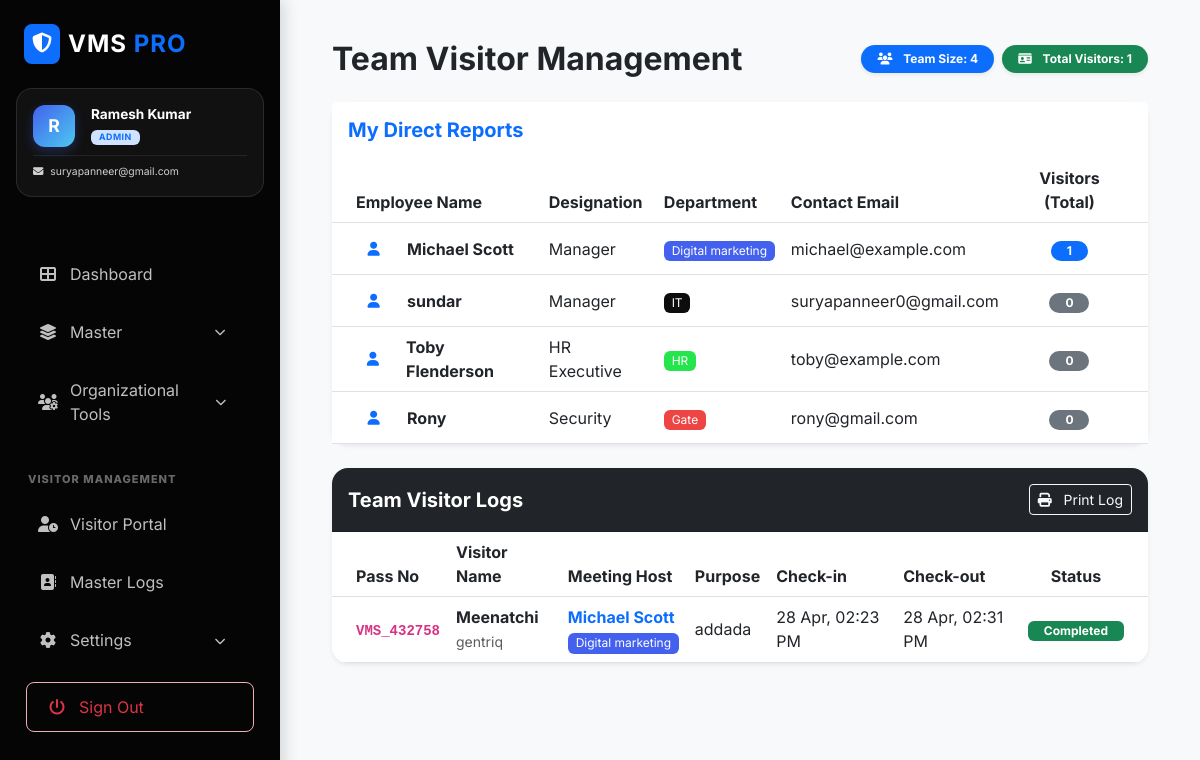
The page /team_visitors.php (signed in) on the database its author committed.
### tables this page shows
CREATE TABLE `users` (
  `id` int(11) NOT NULL,
  `full_name` varchar(100) NOT NULL,
  `email` varchar(150) NOT NULL,
  `password` varchar(255) NOT NULL,
  `contact_no` varchar(20) DEFAULT NULL,
  `designation` varchar(100) DEFAULT NULL,
  `department` varchar(100) DEFAULT NULL,
  `location` varchar(100) DEFAULT NULL,
  `role` varchar(50) DEFAULT 'employee',
  `reporting_manager` varchar(100) DEFAULT NULL,
  `status` enum('Active','Inactive') DEFAULT 'Active',
  `created_at` timestamp NULL DEFAULT current_timestamp()
);

CREATE TABLE `visitor_master` (
  `id` int(11) NOT NULL,
  `pass_no` varchar(50) DEFAULT NULL,
  `img_capture` longtext DEFAULT NULL,
  `person_to_meet` varchar(100) NOT NULL,
  `purpose` varchar(255) NOT NULL,
  `visitor_type` enum('Client','Vendor','Visitor') NOT NULL,
  `company_name` varchar(100) DEFAULT NULL,
  `location` varchar(100) DEFAULT NULL,
  `visitor_name` varchar(100) NOT NULL,
  `contact_no` varchar(15) NOT NULL,
  `email` varchar(100) DEFAULT NULL,
  `devices` text DEFAULT NULL,
  `id_type` varchar(50) DEFAULT NULL,
  `id_upload` varchar(255) DEFAULT NULL,
  `status` enum('Pending','Approved','Rejected') DEFAULT 'Pending',
  `in_time` datetime DEFAULT NULL,
  `out_time` datetime DEFAULT NULL,
  `created_at` timestamp NOT NULL DEFAULT current_timestamp(),
  `vehicle_type` varchar(50) DEFAULT NULL,
  `vehicle_number` varchar(50) DEFAULT NULL,
  `employee_id` int(11) DEFAULT NULL,
  `mobile_count` int(11) DEFAULT NULL,
  `charger_count` int(11) DEFAULT NULL,
  `disc_count` int(11) DEFAULT NULL,
  `laptop_count` int(11) DEFAULT NULL,
  `approval_status` tinyint(4) DEFAULT 0 COMMENT '0=Pending, 1=Approved, 2=Rejected,\r\n3= Schedule',
  `meeting_out_time` datetime DEFAULT NULL
);

### team_visitors.php (the view, shortened to what this page needs)
<?php
include("includes/config.php");
$user_id = $_SESSION['user_id'];
$stmt = $con->prepare("SELECT u.id, u.full_name, u.designation, u.department, u.email, d.dept_color
                       FROM users u
                       LEFT JOIN departments d ON u.department = d.dept_name
                       WHERE u.reporting_manager = ?");
$stmt->execute([$user_id]);
$team_members = $stmt->fetchAll();
$team_ids = array_column($team_members, 'id');
$visitors = [];
if (!empty($team_ids)) {
    $placeholders = str_repeat('?,', count($team_ids) - 1) . '?';
    $v_query = "SELECT v.*, u.full_name as host_name, u.department as host_dept, d.dept_color
                FROM visitor_master v
                JOIN users u ON v.employee_id = u.id
                LEFT JOIN departments d ON u.department = d.dept_name
                WHERE v.employee_id IN ($placeholders)
                ORDER BY v.created_at DESC";
    $v_stmt = $con->prepare($v_query);
    $v_stmt->execute($team_ids);
    $visitors = $v_stmt->fetchAll();
}
include("includes/header.php");
include("includes/sidebar.php");
?>
<div class="content">
    <div class="container-fluid content-animate">
        <div class="row mb-4">
            <div class="col-12 d-flex justify-content-between align-items-center">
                <h2 class="fw-bold text-dark mb-0">Team Visitor Management</h2>
                <div class="d-flex gap-2">
                    <span class="badge bg-primary px-3 py-2 rounded-pill shadow-sm">
                        <i class="fas fa-users me-2"></i> Team Size: <?= count($team_members) ?>
                    </span>
                    <span class="badge bg-success px-3 py-2 rounded-pill shadow-sm">
                        <i class="fas fa-id-card me-2"></i> Total Visitors: <?= count($visitors) ?>
                    </span>
                </div>
            </div>
        </div>
        <div class="card border-0 shadow-sm rounded-4 mb-4">
            <div class="card-header bg-white py-3 border-0">
                <h5 class="fw-bold mb-0 text-primary">My Direct Reports</h5>
            </div>
            <div class="card-body p-0">
                <div class="table-responsive">
                    <table class="table table-hover align-middle mb-0">
                        <thead class="bg-light">
                            <tr>
                                <th class="ps-4">Employee Name</th>
                                <th>Designation</th>
                                <th>Department</th>
                                <th>Contact Email</th>
                                <th class="text-center pe-4">Visitors (Total)</th>
                            </tr>
                        </thead>
                        <tbody>
                            <?php foreach ($team_members as $m):
                                $count = array_reduce($visitors, function($carry, $v) use ($m) {
                                    return $carry + ($v['employee_id'] == $m['id'] ? 1 : 0);
                                }, 0);
                            ?>
                            <tr>
                                <td class="ps-4">
                                    <div class="d-flex align-items-center">
                                        <div class="bg-soft-primary text-primary rounded-circle d-flex align-items-center justify-content-center me-3" style="width: 35px; height: 35px;">
                                            <i class="fas fa-user small"></i>
                                        </div>
                                        <span class="fw-bold"><?= htmlspecialchars($m['full_name']) ?></span>
                                    </div>
                                </td>
                                <td><?= htmlspecialchars($m['designation']) ?></td>
                                <td><span class="badge fw-normal" style="background: <?= !empty($m['dept_color']) ? $m['dept_color'] : '#f8f9fa' ?>; color: <?= !empty($m['dept_color']) ? '#fff' : '#212529' ?>;"><?= htmlspecialchars($m['department']) ?></span></td>
                                <td><?= htmlspecialchars($m['email']) ?></td>
                                <td class="text-center pe-4">
                                    <span class="badge <?= $count > 0 ? 'bg-primary' : 'bg-secondary' ?> rounded-pill px-3"><?= $count ?></span>
                                </td>
                            </tr>
                            <?php endforeach; ?>
                        </tbody>
                    </table>
                </div>
            </div>
        </div>
        <div class="card border-0 shadow-sm rounded-4 overflow-hidden">
            <div class="card-header bg-dark py-3 d-flex justify-content-between align-items-center">
                <h5 class="fw-bold mb-0 text-white">Team Visitor Logs</h5>
                <button class="btn btn-sm btn-outline-light" onclick="window.print()"><i class="fas fa-print me-2"></i> Print Log</button>
            </div>
            <div class="card-body p-0">
                <div class="table-responsive">
                    <table class="table table-hover align-middle mb-0">
                        <thead class="bg-light">
                            <tr>
                                <th class="ps-4">Pass No</th>
                                <th>Visitor Name</th>
                                <th>Meeting Host</th>
                                <th>Purpose</th>
                                <th>Check-in</th>
                                <th>Check-out</th>
                                <th class="text-center pe-4">Status</th>
                            </tr>
                        </thead>
                        <tbody>
                            <?php foreach ($visitors as $v): ?>
                            <tr>
                                <td class="ps-4"><code class="fw-bold"><?= htmlspecialchars($v['pass_no']) ?></code></td>
                                <td>
                                    <div class="fw-bold"><?= htmlspecialchars($v['visitor_name']) ?></div>
                                    <small class="text-muted"><?= htmlspecialchars($v['company_name']) ?></small>
                                </td>
                                <td>
                                    <div class="fw-bold text-primary"><?= htmlspecialchars($v['host_name']) ?></div>
                                    <span class="badge fw-normal small" style="background: <?= !empty($v['dept_color']) ? $v['dept_color'] : '#f8f9fa' ?>; color: <?= !empty($v['dept_color']) ? '#fff' : '#212529' ?>;"><?= htmlspecialchars($v['host_dept']) ?></span>
                                </td>
                                <td><?= htmlspecialchars($v['purpose']) ?></td>
                                <td><?= date("d M, h:i A", strtotime($v['in_time'])) ?></td>
                                <td><?= $v['out_time'] ? date("d M, h:i A", strtotime($v['out_time'])) : '<span class="text-danger small">In-Premise</span>' ?></td>
                                <td class="text-center pe-4">
                                    <?php
                                        $s = $v['approval_status'];
                                        $badge = 'bg-secondary';
                                        $text = 'Pending';
                                        if($s == 1) { $badge = 'bg-success'; $text = 'Completed'; }
                                        elseif($s == 2) { $badge = 'bg-danger'; $text = 'Rejected'; }
                                        elseif($s == 3) { $badge = 'bg-info text-white'; $text = 'Scheduled'; }
                                    ?>
                                    <span class="badge <?= $badge ?> px-3 py-1"><?= $text ?></span>
                                </td>
                            </tr>
                            <?php endforeach; ?>
                        </tbody>
                    </table>
                </div>
            </div>
        </div>
    </div>
</div>
<?php include("includes/footer.php"); ?>

### assets/css/style.css (style rules this page uses)
:root { --primary-color: #4361ee; --secondary-color: #3f37c9; --bg-color: #f8f9fa; --sidebar-bg: #000000; --card-shadow: 0 10px 30px rgba(0, 0, 0, 0.08); }
body { margin: 0; font-family: 'Inter', system-ui, -apple-system, sans-serif; background-color: var(--bg-color); color: #2d3436; }
.content { margin-left: 280px; padding: 40px; min-height: 100vh; transition: margin-left 0.3s ease; }
.overflow-hidden { overflow: hidden; }

### rows shown on the page
users: full_name "Michael Scott", designation "Manager", department "Digital marketing", email "michael@example.com"
visitor_master: employee "1", employee "0", pass_no "VMS_432758", visitor_name "Meenatchi", company_name "gentriq", users.full_name "Michael Scott", users.department "Digital marketing", purpose "addada", in_time "28 Apr, 02:23 PM", out_time "28 Apr, 02:31 PM", approval_status "Completed"
users: full_name "sundar", designation "Manager", department "IT", email "suryapanneer0@gmail.com"
users: full_name "Toby Flenderson", designation "HR Executive", department "HR", email "toby@example.com"
users: full_name "Rony", designation "Security", department "Gate", email "rony@gmail.com"

### other values the page prints
substr($user_name, 0, 1) "R"
$user_name "Ramesh Kumar"
$user_role "ADMIN"
$user_email "suryapanneer@gmail.com"
count($team_members) "4"
count($visitors) "1"
